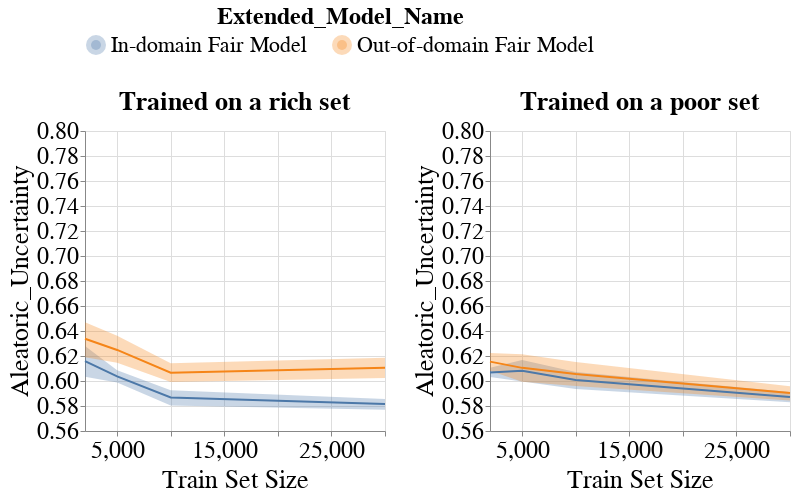

The notebook cell this image was saved under:
### Code cell
create_group_metric_line_bands_per_dataset_plot(metrics_per_exp_dct=metrics_per_exp_dct,
                                                experiment_names=EXPERIMENT_NAMES,
                                                model_name=MODEL_NAMES[0],
                                                metric_type='subgroup',
                                                metric_name='Aleatoric_Uncertainty',
                                                group_name='overall',
                                                ylim=[0.56, 0.80],
                                                with_band=True)
